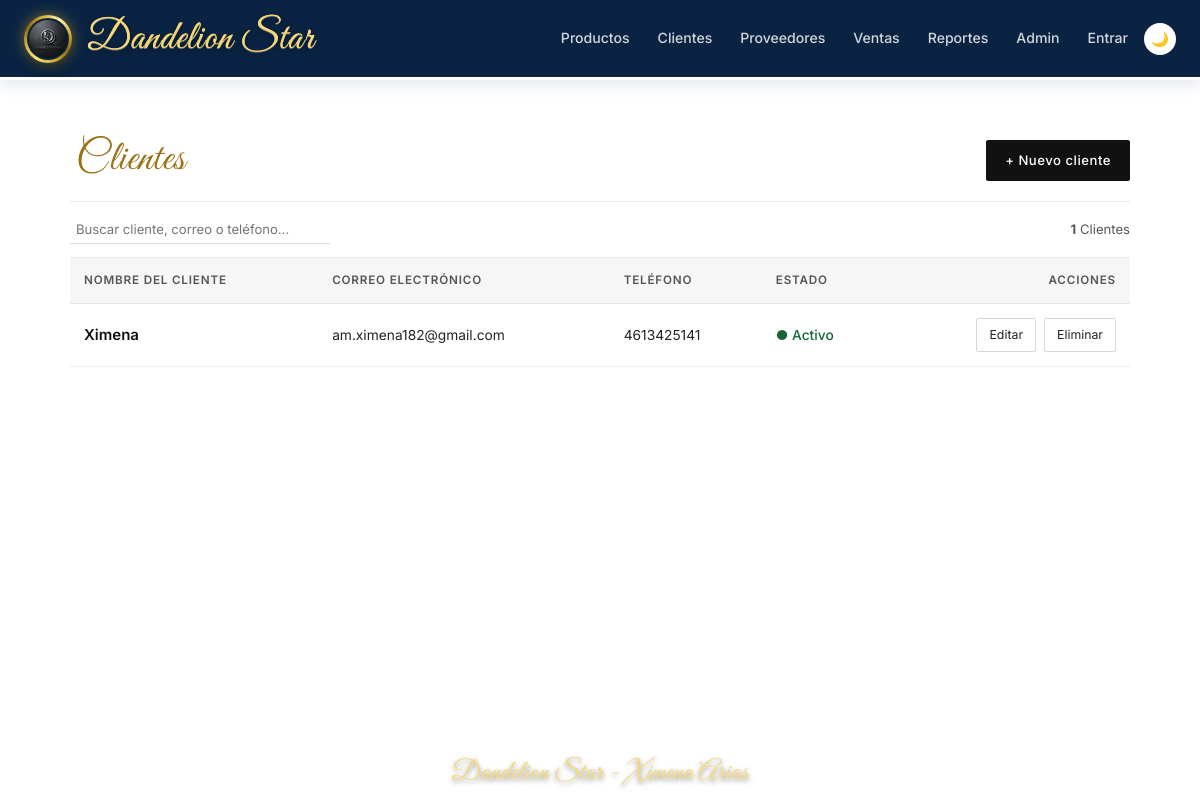
/clientes/, run on the app's committed database.
### clientes/models.py (models this page shows, shortened)
class Cliente(models.Model):
    nombre   = models.CharField(
        max_length=150, verbose_name='Nombre'
    )
    correo   = models.EmailField(
        unique=True, verbose_name='Correo electrónico'
    )
    telefono = models.CharField(
        max_length=20, blank=True, verbose_name='Teléfono'
    )
    activo   = models.BooleanField(
        default=True, verbose_name='Activo'
    )
    creado   = models.DateTimeField(
        auto_now_add=True, verbose_name='Fecha de registro'
    )
    class Meta:
        verbose_name        = 'Cliente'
        verbose_name_plural = 'Clientes'
        ordering            = ['nombre']

### clientes/views.py (the view)
# urls.py: path('', views.ds_lista_clientes, name='lista'),
def ds_lista_clientes(request):
    from django.shortcuts import render
    from .models import Cliente
    qs = Cliente.objects.all().order_by('-id')
    return render(
        request,
        'clientes/lista.html',
        {
            'clientes': qs,
            'cliente_list': qs,
            'object_list': qs,
        }
    )

### configuracion/context_processors.py (called while the page is built)
def config_erp(request):
    return {'config_erp': ConfiguracionERP.get_instance()}

### configuracion/models.py (called while the page is built)
    @classmethod
    def get_instance(cls) -> 'ConfiguracionERP':
        obj, _ = cls.objects.get_or_create(
            pk=1,
            defaults={
                'nombre_empresa': 'Mi Empresa ERP',
                'moneda':         'MXN',
                'iva_porcentaje': Decimal('16.00'),
            }
        )
        return obj

### productos/variantes_hooks.py (called while the page is built, shortened)
    def __call__(self, request):
        _thread_locals.request = request
        try:
            response = self.get_response(request)
        finally:
            _thread_locals.request = None
        return response

### templates/clientes/lista.html (shortened to what this page needs)
{% extends 'base.html' %}
{% load static %}
{% block content %}
<div class="ds-clist-shell">
    <div class="ds-clist-head">
        <h1 class="ds-clist-title">Clientes</h1>
        <a href="{% url 'clientes:crear' %}" class="ds-clist-new-btn">+ Nuevo cliente</a>
    </div>
    <div class="ds-clist-bar">
        <input type="search" id="dsCliSearch" class="ds-clist-search" placeholder="Buscar cliente, correo o teléfono...">
        <span style="color: #555555;"><strong id="dsCliCount">{{ clientes|length }}</strong> Clientes</span>
    </div>
    <table class="ds-clist-table" id="dsCliTable">
        <thead>
            <tr>
                <th>Nombre del cliente</th>
                <th>Correo electrónico</th>
<th>Teléfono</th>
<th>Estado</th>
                <th style="text-align: right;">Acciones</th>
            </tr>
        </thead>
        <tbody>
            {% for cliente in clientes %}
            <tr class="ds-cli-row">
                <td>
                    <a href="{% url 'clientes:editar' cliente.id %}" class="ds-cli-name-link">{{ cliente.nombre|default:cliente }}</a>
                </td>
                <td>{{ cliente.correo|default:"—" }}</td>
<td>{{ cliente.telefono|default:"—" }}</td>
<td>{% if cliente.activo %}<span style="color:#166534;font-weight:500;">&#9679; Activo</span>{% else %}<span style="color:#666666;">&#9679; Inactivo</span>{% endif %}</td>
                <td style="text-align: right;">
                    <div class="ds-cli-actions">
                        <a href="{% url 'clientes:editar' cliente.id %}" class="ds-act-btn">Editar</a>
                        <form method="post" action="{% url 'clientes:eliminar' cliente.id %}" style="margin: 0;" onsubmit="return confirm('¿Eliminar este cliente?');">
                            <button type="submit" class="ds-act-btn ds-act-del">Eliminar</button>
                        </form>
                    </div>
                </td>
            </tr>
            {% empty %}
            <tr>
                <td colspan="7" style="text-align: center; padding: 48px 16px; color: #666666;">
                    Aún no hay clientes registrados.
                </td>
            </tr>
            {% endfor %}
        </tbody>
    </table>
</div>
{% endblock %}

### templates/base.html (style rules this page uses)
:root, [data-theme="light"] { --clr-navy : #0A2342; --clr-royal : #1B4F8A; --clr-sky : #4A90D9; --clr-ice : #ffffff; --clr-gold : #ffffff; --clr-amber : #D4A017; --clr-cream : #506a88; --clr-bg : #ffffff; --clr-surface: #97a9b4; --clr-text : #000000; --clr-muted : #000000; --clr-border : #49586b; --clr-danger : #253047; --clr-ok : #1A7A4A; --shadow-sm : 0 1px 4px rgba(10,35,66,.08); --shadow-md : 0 4px 16px rgba(10,35,66,.12); }
*, *::before, *::after { box-sizing: border-box; }
body { font-family: 'Inter','Segoe UI',sans-serif; font-size: 15px; background: var(--clr-bg); color: var(--clr-text); line-height: 1.6; transition: background .25s, color .25s; margin: 0; }
html, body { min-height: 100vh !important; margin: 0 !important; display: flex !important; flex-direction: column !important; }
html, body { min-height: 100vh !important; width: 100% !important; max-width: 100% !important; margin: 0 !important; padding: 0 !important; overflow-x: clip !important; display: flex !important; flex-direction: column !important; }

### templates/clientes/lista.html (style rules this page uses)
.ds-clist-shell { max-width: 1460px; margin: 0 auto; padding: 22px 28px 52px; background: #FFFFFF; color: #111111; font-family: 'Inter', -apple-system, BlinkMacSystemFont, 'Segoe UI', Roboto, sans-serif; }
.ds-clist-head { display: flex; align-items: center; justify-content: space-between; gap: 16px; padding-bottom: 14px; border-bottom: 1px solid #EAEAEA; }
.ds-clist-title { margin: 0; font-size: 1.55rem; font-weight: 400; letter-spacing: 0.04em; color: #111111; }
.ds-clist-new-btn { display: inline-flex; align-items: center; gap: 8px; padding: 9px 18px; border: 1px solid #111111; background: #111111; color: #FFFFFF !important; font-size: 0.82rem; font-weight: 500; letter-spacing: 0.04em; text-decoration: none !important; border-radius: 2px; transition: all 0.2s ease; }
.ds-clist-bar { display: flex; align-items: center; justify-content: space-between; gap: 16px; padding: 13px 0; border-bottom: 1px solid #EAEAEA; font-size: 0.82rem; }
.ds-clist-search { border: none; border-bottom: 1px solid #DCDCDC; padding: 4px 6px; font-size: 0.82rem; color: #111111; width: 260px; background: transparent; }
.ds-clist-table { width: 100%; border-collapse: collapse; background: #FFFFFF; }
.ds-clist-table thead th { padding: 13px 14px; text-align: left; font-size: 0.73rem; font-weight: 600; letter-spacing: 0.07em; text-transform: uppercase; color: #555555; background: #F6F6F6; border-bottom: 1px solid #E6E6E6; }
.ds-clist-table tbody tr { border-bottom: 1px solid #EFEFEF; transition: background-color 0.18s ease; }
.ds-clist-table tbody td { padding: 14px; vertical-align: middle; font-size: 0.86rem; color: #222222; }
.ds-cli-name-link { font-weight: 600; font-size: 0.94rem; color: #111111 !important; text-decoration: none !important; }
.ds-cli-actions { display: inline-flex; align-items: center; gap: 8px; }
.ds-act-btn { display: inline-flex; align-items: center; padding: 6px 12px; font-size: 0.77rem; border: 1px solid #D6D6D6; background: #FFFFFF; color: #222222 !important; text-decoration: none !important; border-radius: 2px; cursor: pointer; margin: 0; transition: all 0.18s ease; }

### data on the page
Cliente: nombre "Ximena", correo "am.ximena182@gmail.com", telefono "4613425141", activo "● Activo"

### other printed values
{{ clientes|length }} "1"
